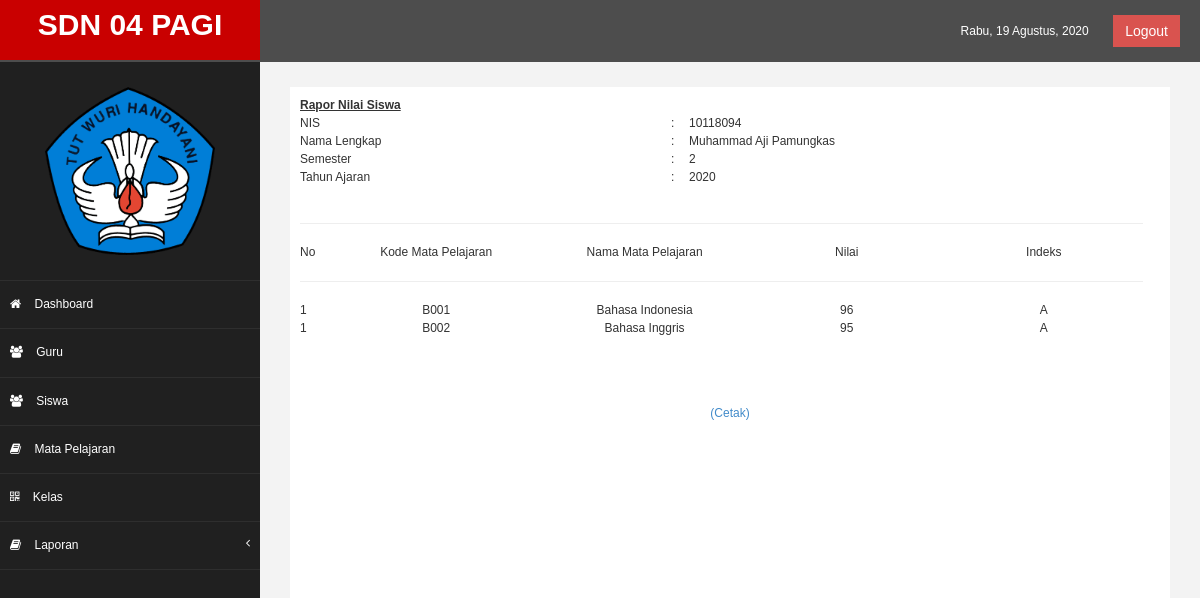
The page /index.php?page=detailnilai&kd=10118094 (signed in) on the database its author committed.
### tables this page shows
CREATE TABLE `tb_siswa` (
  `NIS` int(10) NOT NULL,
  `nama_siswa` varchar(30) DEFAULT NULL,
  `kelas` varchar(10) DEFAULT NULL,
  `jenis_kelamin` varchar(10) DEFAULT NULL,
  `agama` varchar(20) DEFAULT NULL,
  `tempat_lahir` varchar(20) DEFAULT NULL,
  `tanggal_lahir` date DEFAULT NULL,
  PRIMARY KEY (`NIS`)
);

CREATE TABLE `tb_rapor` (
  `id_rapor` int(10) NOT NULL,
  `NIS` int(10) DEFAULT NULL,
  `kode_mapel` varchar(10) DEFAULT NULL,
  `kelas` varchar(10) DEFAULT NULL,
  `semester` int(10) DEFAULT NULL,
  `tahun_pelajaran` varchar(10) DEFAULT NULL,
  `sikap` varchar(10) DEFAULT NULL,
  `izin` int(10) DEFAULT NULL,
  `sakit` int(10) DEFAULT NULL,
  `alfa` int(10) DEFAULT NULL,
  `nilai` varchar(10) DEFAULT NULL,
  `indeks` varchar(1) NOT NULL,
  PRIMARY KEY (`id_rapor`),
  KEY `NIS` (`NIS`),
  KEY `kode_mapel` (`kode_mapel`),
  CONSTRAINT `tb_rapor_ibfk_1` FOREIGN KEY (`NIS`) REFERENCES `tb_siswa` (`NIS`),
  CONSTRAINT `tb_rapor_ibfk_2` FOREIGN KEY (`kode_mapel`) REFERENCES `tb_mapel` (`kode_mapel`)
);

CREATE TABLE `tb_mapel` (
  `kode_mapel` varchar(10) NOT NULL,
  `nama_mapel` varchar(20) DEFAULT NULL,
  `keterangan` varchar(20) DEFAULT NULL,
  PRIMARY KEY (`kode_mapel`)
);

### detailnilai.php (the view, shortened to what this page needs)
<?php
$ambil = $koneksi->query("SELECT * FROM tb_rapor INNER JOIN tb_siswa
  ON tb_rapor.NIS=tb_siswa.NIS
  WHERE tb_rapor.NIS='$_GET[kd]'");
$detailnilai = $ambil ->fetch_assoc();
?>
<table width="98%" border="0" align="center" cellpadding="0" cellspacing="0">
  <tr>
    <td colspan="7">
      <div align="center">
        <table width="100%" border="0" cellspacing="0" cellpadding="0">
          <tr>
            <td colspan="3"><div align="center" class="style9b">
              <div align="left" class="style19b"><strong><u>Rapor Nilai Siswa</u></strong></div>
            </div></td>
          </tr>
          <tr>
            <td width="11%" height="18" class="style9">NIS</td>
            <td width="1%" class="style9"><div align="center">:</div></td>
            <td width="14%" class="style9"><?php echo $detailnilai['NIS']; ?></td>
          </tr>
          <tr>
            <td width="11%" height="18" class="style9">Nama Lengkap</td>
            <td width="1%" class="style9"><div align="center">:</div></td>
            <td width="14%" class="style9"><?php echo $detailnilai['nama_siswa']; ?></td>
          </tr>
          <tr>
            <td width="11%" height="18" class="style9">Semester</td>
            <td width="1%" class="style9"><div align="center">:</div></td>
            <td width="14%" class="style9"><?php echo $detailnilai['semester']; ?></td>
          </tr>
          <tr>
            <td width="11%" height="18" class="style9">Tahun Ajaran</td>
            <td width="1%" class="style9"><div align="center">:</div></td>
            <td width="14%" class="style9"><?php echo $detailnilai['tahun_pelajaran']; ?></td>
          </tr>
        </table>
      </div>
    </td>
  </tr>
</table>
<table width="98%" border="0" align="center" cellpadding="0" cellspacing="0">
  <tr>
    <td colspan="7">
      <hr />      </td>
    </tr>
    <tr>
      <td width="10s" class="style6"><div align="left">No</div></td>
      <td width="95" class="style6"><div align="center">Kode Mata Pelajaran</div></td>
      <td width="100s" class="style6"><div align="center">Nama Mata Pelajaran</div></td>
      <td width="94" class="style6"><div align="center">Nilai</div></td>
      <td width="93s" class="style6"><div align="center">Indeks</div></td>
    </tr>
    <tr>
      <td colspan="7">
        <hr />      </td>
      </tr>
      <?php $nomor=1; ?>
      <?php $ambil = $koneksi->query("SELECT tb_rapor.kode_mapel,tb_mapel.nama_mapel,tb_rapor.nilai,tb_rapor.indeks
                  FROM tb_rapor
                  JOIN tb_siswa
                  ON tb_rapor.NIS=tb_siswa.NIS
                  JOIN tb_mapel
                  ON tb_rapor.kode_mapel=tb_mapel.kode_mapel"); ?>
      <?php while ($pecah = $ambil->fetch_assoc()) { ?>
        <tr>
          <td width="10s" class="style6"><div align="left"><?php echo $nomor; ?></div></td>
          <td width="100s" class="style6"><div align="center"><?php echo $pecah['kode_mapel'] ?></div></td>
          <td width="94" class="style6"><div align="center"><?php echo $pecah['nama_mapel'] ?></div></td>
          <td width="93s" class="style6"><div align="center"><?php echo $pecah['nilai'] ?></div></td>
          <td width="95" class="style6"><div align="center"><?php echo $pecah['indeks'] ?></div></td>
        </tr>
      <?php } ?>
    </table>
    <table width="98%" border="0" align="center">
     <tr>
       <td colspan="3">&nbsp;</td>
       <td colspan="3">&nbsp;</td>
       <td colspan="3">&nbsp;</td>
     </tr>
     <tr>
       <td colspan="3">&nbsp;</td>
       <td colspan="3">&nbsp;</td>
       <td colspan="3">&nbsp;</td>
     </tr>
     <tr>
       <td colspan="3">&nbsp;</td>
       <td colspan="3">&nbsp;</td>
       <td colspan="3">&nbsp;</td>
     </tr>
   </table>
   <br>
   <div align="center" class="cetak no-print">
     <a href="" onclick="print();">(Cetak)</a>
   </div>

### assets/css/custom.css (style rules this page uses)
body { font-family: 'Open Sans', sans-serif; }

### detailnilai.php (style rules this page uses)
* { font-family: Arial; font-size: 12px; margin:0px; padding:0px; }

### rows shown on the page
tb_siswa: NIS "10118094", nama_siswa "Muhammad Aji Pamungkas"
tb_rapor: semester "2", tahun_pelajaran "2020", kode_mapel "B001", kode_mapel.nama_mapel "Bahasa Indonesia", nilai "96", indeks "A"
tb_rapor: kode_mapel "B002", kode_mapel.nama_mapel "Bahasa Inggris", nilai "95", indeks "A"
